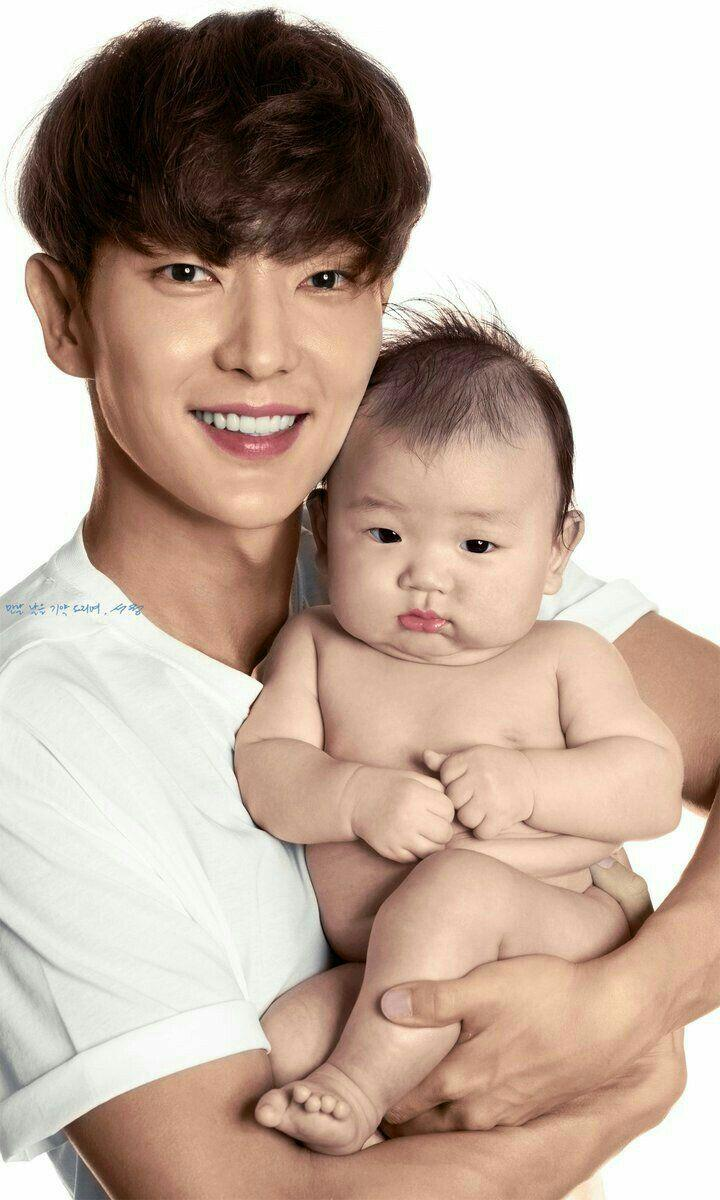
#> input picture jg.jpg, 720 x 1200 px
$ jupyter execute 'Converting Color Photo into Black and White photo.ipynb'
#> lines starting #> are read from the running program, lines starting #| are printed output that depends on the picture; after the words box and inside, x2 and y2 are one past the last pixel; in counts of white or black regions, pixels touching at a corner belong together
# Method 1

[cell 1]
import cv2

[cell 2]
gray_img=cv2.imread("jg.jpg",cv2.IMREAD_GRAYSCALE)
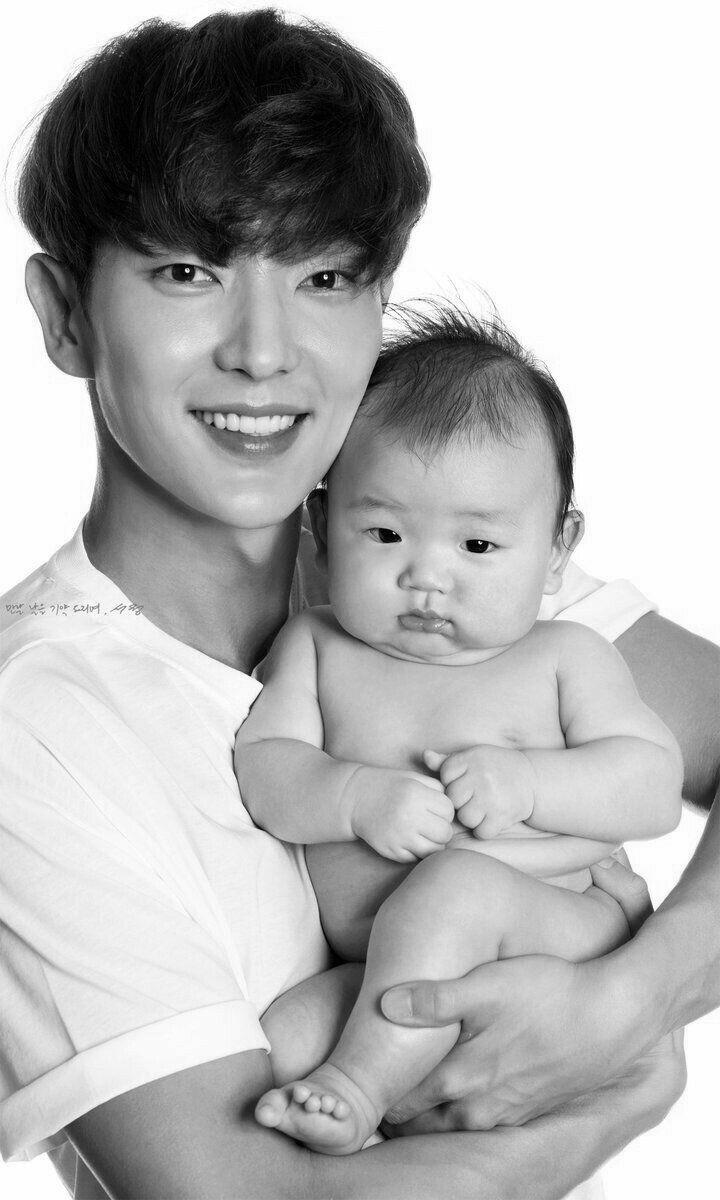
#> gray_img: shape (1200, 720); min 0, max 255, mean 180.5
thres=155
b_img=cv2.threshold(gray_img,thres,255,cv2.THRESH_BINARY)[1]
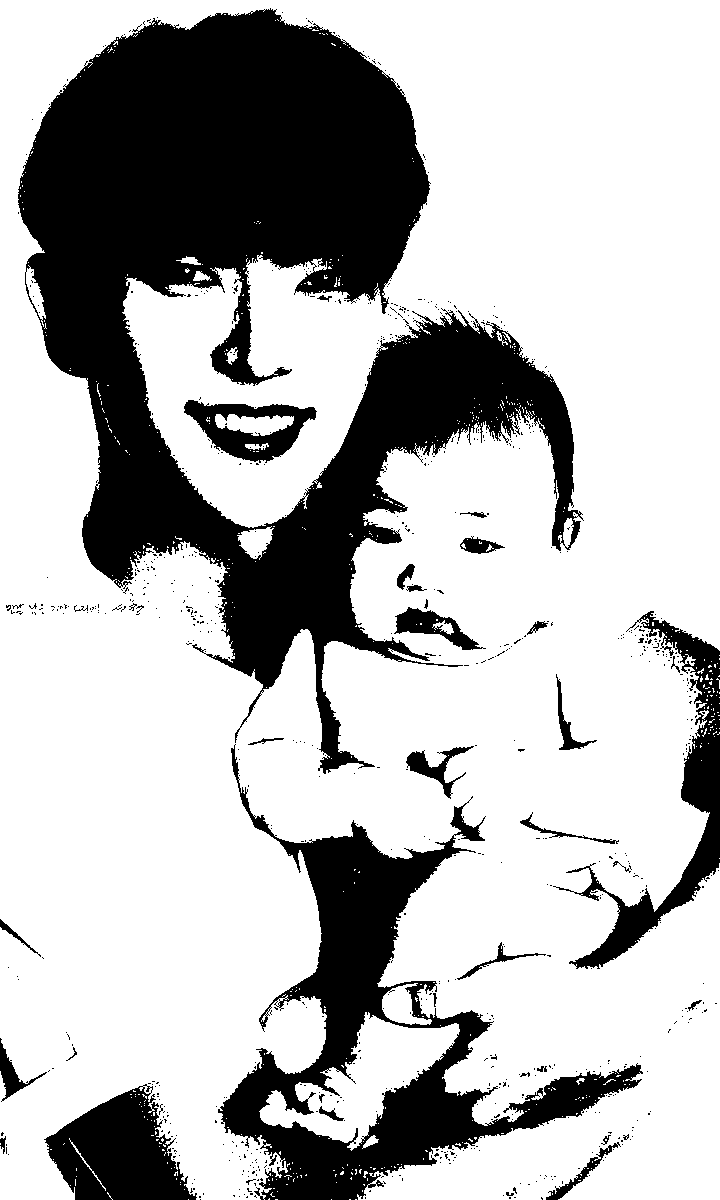
#> b_img: shape (1200, 720); 71.9% white; 776 black regions (739 under 20 px), largest, box (x1, y1, x2, y2) and area: (18, 8, 584, 774) 165838, (218, 744, 643, 1200) 43769, (44, 1084, 197, 1200) 10603
cv2.imwrite("jgbw.jpg",b_img)
#> Out = True
